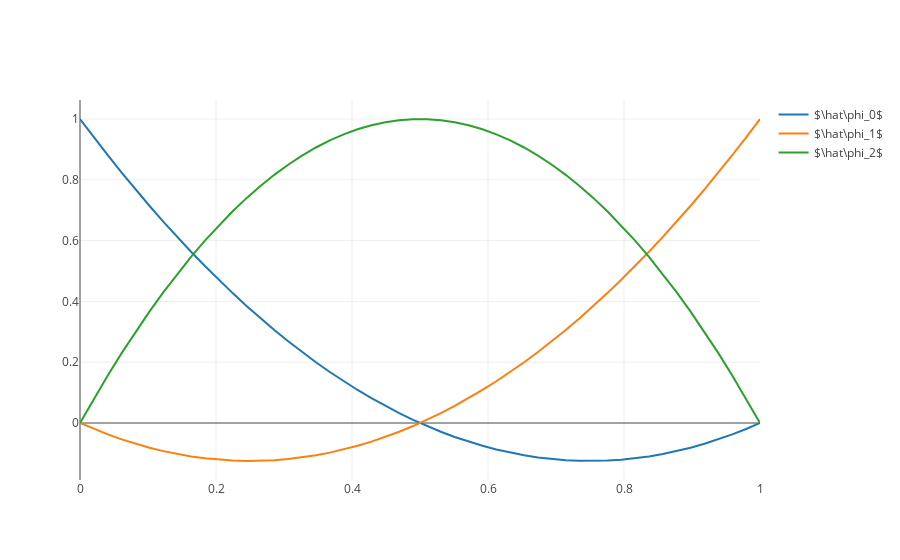

The code cell stored with this chart in its notebook:
### Markdown cell above
We can now plot the order+1 bases

### Code cell
x = np.linspace(0, 1)

data = []

tmp = hat_phis(order)

for o in range(order+1):
    data.append(go.Scatter(x=x, y=tmp[o](x), mode='lines', name="$\hat\phi_{}$".format(o)))

fig = go.Figure(data=data)
plotly.iplot(fig)
